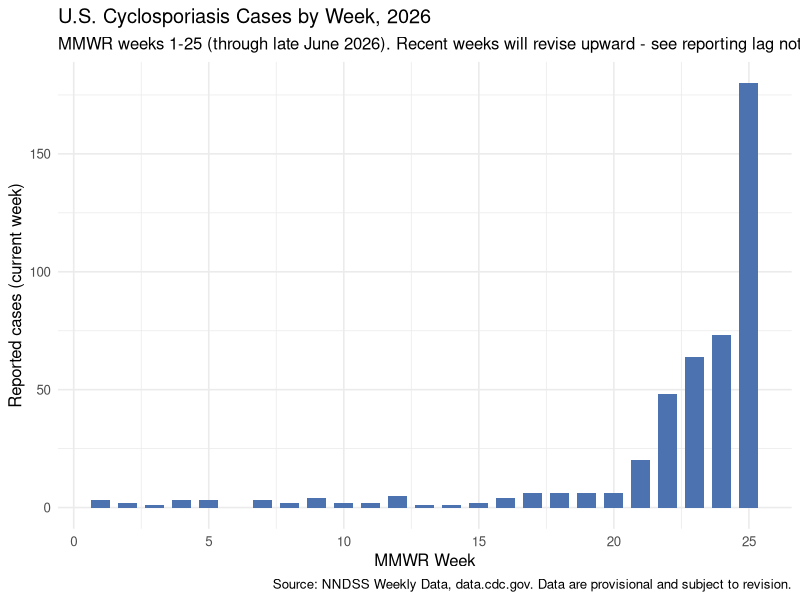
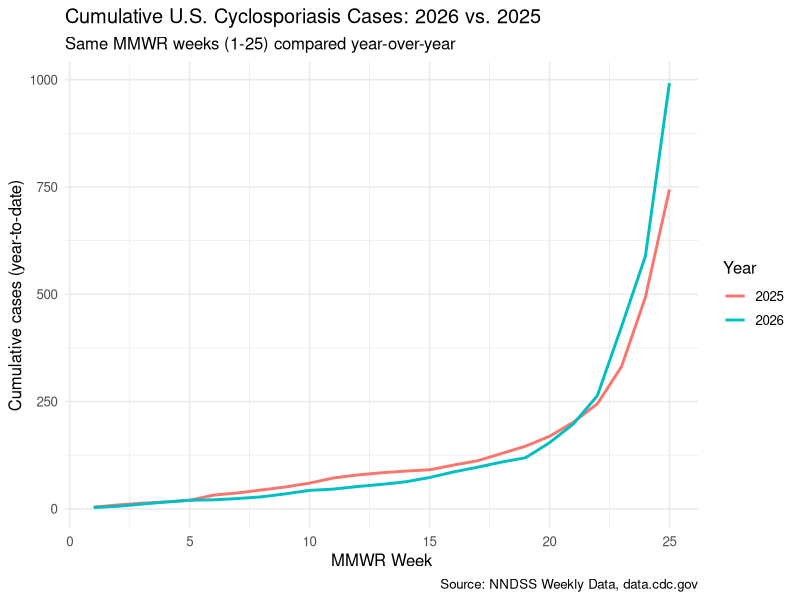
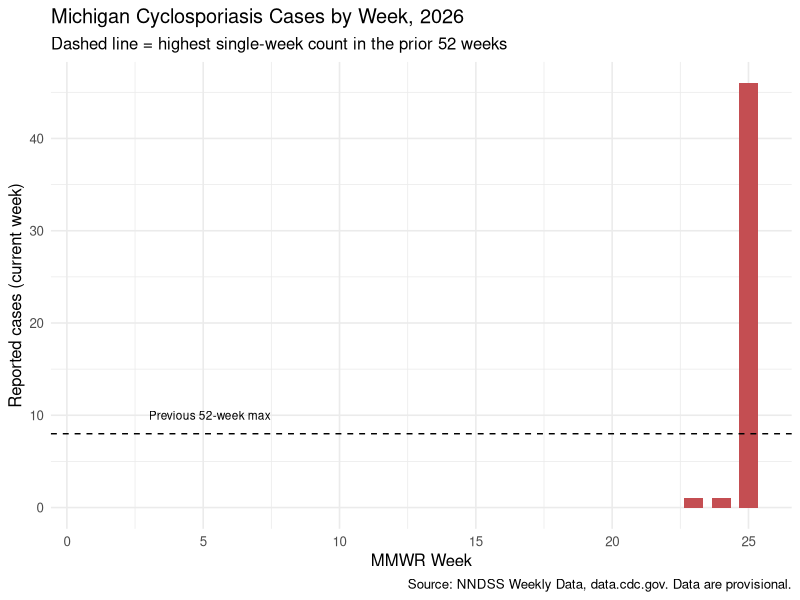
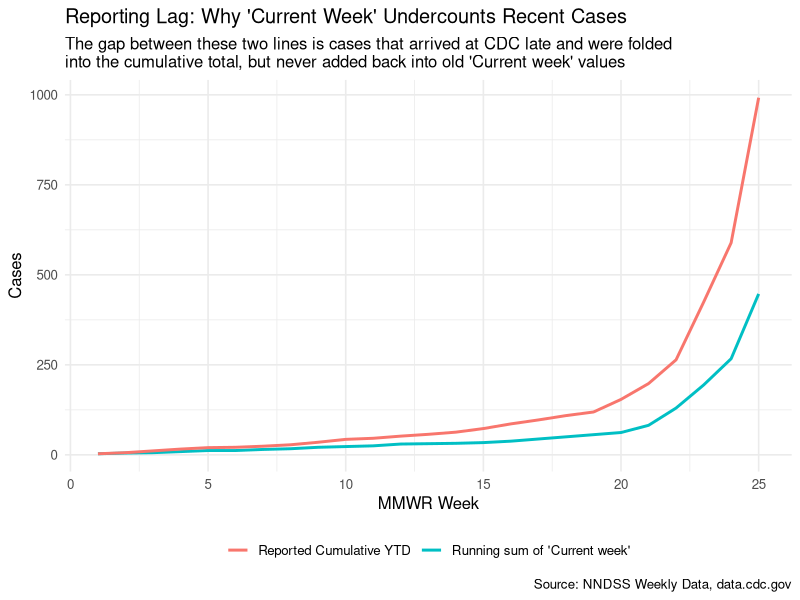
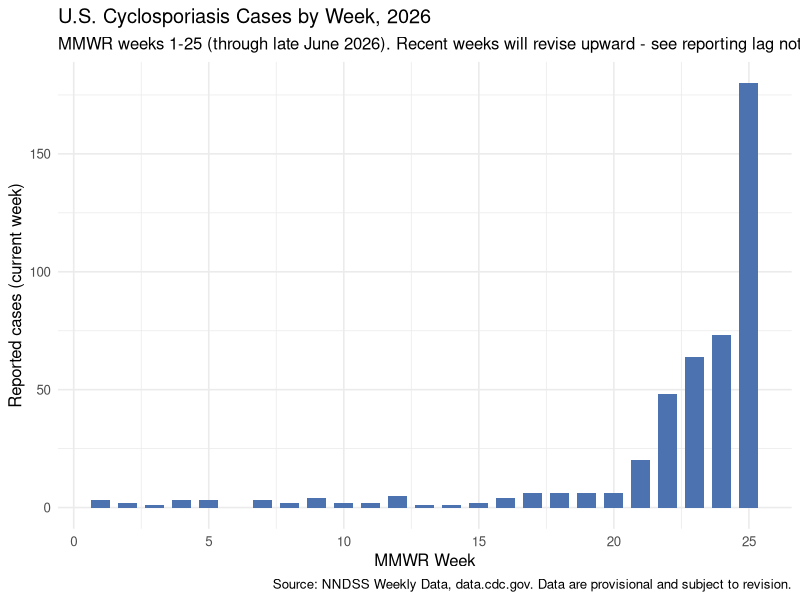
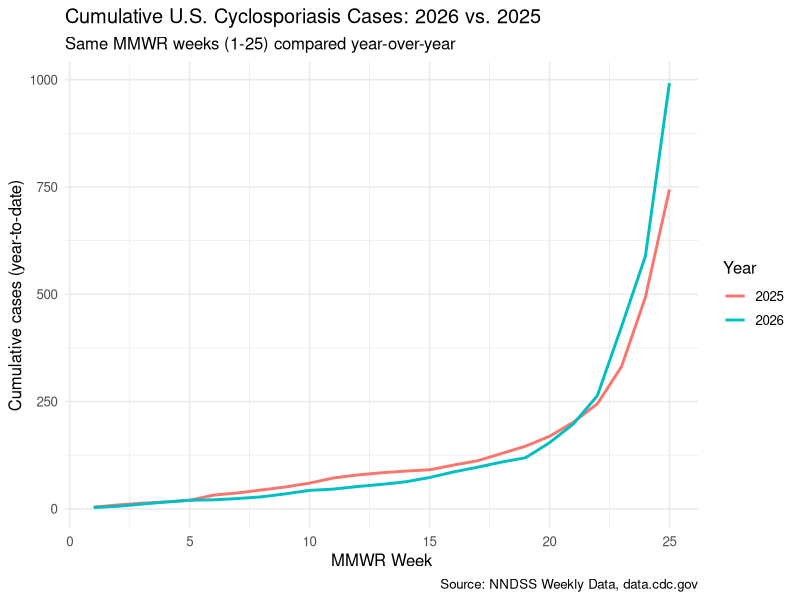
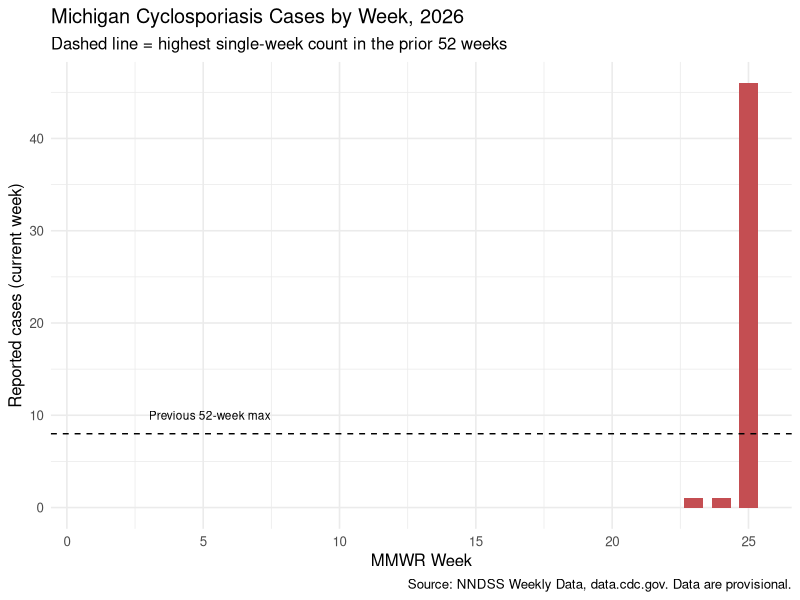
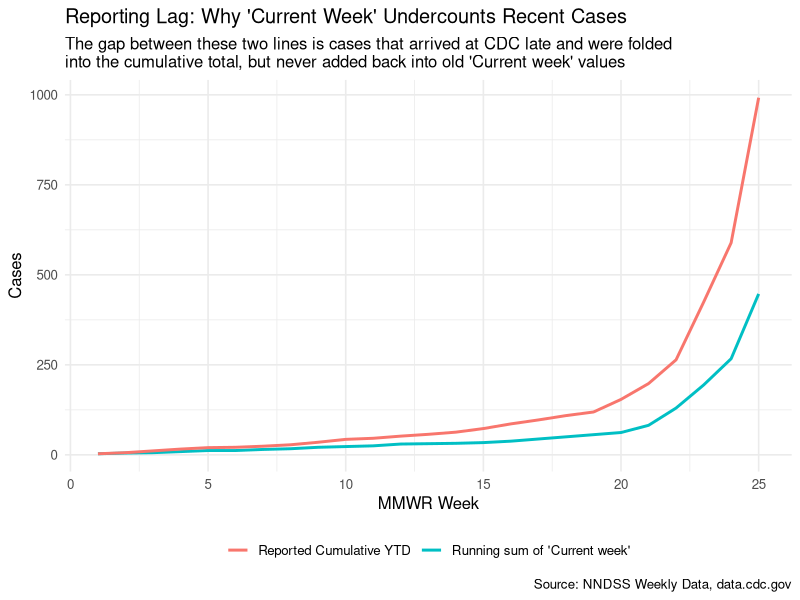

Write R code to recreate these figures, in order.
# =============================================================================
# 02_nndss_analysis.R
#
# Purpose: Analyze real NNDSS weekly surveillance data for Cyclosporiasis,
#          replacing the news-derived estimates used in script 01.
#          This script covers 2026 only - see 03_seasonal_baseline.R for the
#          multi-year (2022-2026) seasonal comparison.
#
# Data source: NNDSS Weekly Data, data.cdc.gov
#              https://data.cdc.gov/NNDSS/NNDSS-Weekly-Data/x9gk-5huc
# File covers: MMWR weeks 1-25, 2026 (through ~late June 2026), filtered from
#              the combined 2022-2026 export (see data/ folder)
# Downloaded/retrieved: 2026-07-03
#
# Run this from an R project opened at the repo root so relative paths work.
# =============================================================================

# ---- 0. Packages -----------------------------------------------------------
# install.packages(c("tidyverse")) # uncomment on first run in Posit Cloud
library(tidyverse)

# ---- 1. Import ---------------------------------------------------------------
# NOTE: as of 2026-07-04 this project consolidated to a single multi-year
# file (data/NNDSS_Weekly_Data_2022-2026_20260703.csv) that supersedes the
# old single-year file. We filter to 2026 here to preserve this script's
# original scope; see 03_seasonal_baseline.R for the full 2022-2026 analysis.

raw <- read_csv("data/NNDSS_Weekly_Data_2022-2026_20260703.csv", show_col_types = FALSE) %>%
  filter(`Current MMWR Year` == 2026)

glimpse(raw)

# Filter to just Cyclosporiasis (this file may contain other conditions
# depending on what you exported from data.cdc.gov - always check)
cyclo <- raw %>% filter(Label == "Cyclosporiasis")

nrow(cyclo)            # sanity check
n_distinct(cyclo$`MMWR WEEK`)     # should be 25 weeks in this snapshot
n_distinct(cyclo$`Reporting Area`) # states + regions + territories + totals

# ---- 2. Clean the flagged numeric columns ------------------------------------
# NNDSS convention, confirmed empirically against the full 2022-2026 dataset
# (not just this single year - see 03_seasonal_baseline.R for the check that
# caught this): a "-" flag does NOT reliably mean "value is zero." It shows
# up on blank cells (where it does mean zero) AND on populated cells with
# real values (where it's just a no-issue annotation and the value stands).
# The correct rule is: if a value is present, trust it; only fall back to
# the flag when the cell is blank.

clean_flagged_col <- function(value_col, flag_col) {
  numeric_val <- suppressWarnings(as.numeric(str_remove_all(as.character(value_col), ",")))
  case_when(
    !is.na(numeric_val)             ~ numeric_val,   # a real value was reported - always trust it
    flag_col == "-"                 ~ 0,              # blank + "-" flag = zero
    flag_col %in% c("N", "NC", "U") ~ NA_real_,        # not reportable / not calculated / unavailable
    TRUE ~ NA_real_
  )
}

cyclo <- cyclo %>%
  mutate(
    current_week_clean   = clean_flagged_col(`Current week`, `Current week, flag`),
    prev52_max_clean     = clean_flagged_col(`Previous 52 week Max`, `Previous 52 weeks Max, flag`),
    cum_ytd_current_clean = clean_flagged_col(`Cumulative YTD Current MMWR Year`, `Cumulative YTD Current MMWR Year, flag`),
    cum_ytd_prior_clean   = clean_flagged_col(`Cumulative YTD Previous MMWR Year`, `Cumulative YTD Previous MMWR Year, flag`)
  )

# Note: verified this fix does not change any number reported earlier in this
# project. The "-flag + populated value" pattern that caused the bug only
# shows up elsewhere in the 2022-2025 data, not in this file's 2026 rows -
# but the corrected function is used here regardless, since relying on that
# coincidence would be fragile if this script is ever re-run on fresh data.

# ---- 3. National epidemic curve, 2026 vs. its own recent baseline -----------
# "Total" = grand total including territories and non-U.S. residents
# "U.S. Residents" = national total for U.S. residents only
# We'll use "Total" for the headline national curve.

national <- cyclo %>%
  filter(`Reporting Area` == "Total") %>%
  arrange(`MMWR WEEK`)

national %>% select(`MMWR WEEK`, current_week_clean, cum_ytd_current_clean, cum_ytd_prior_clean)

# CAUTION: "current_week_clean" undercounts recent weeks due to reporting
# lag (see Section 7 below and README "Critical caveat" section). The bars
# for the last 1-2 weeks in this plot will look smaller than they eventually
# turn out to be once backfilled reports arrive. Treat this as "cases known
# as of this snapshot," not a final epidemic curve.
ggplot(national, aes(x = `MMWR WEEK`)) +
  geom_col(aes(y = current_week_clean), fill = "#4C72B0", width = 0.7) +
  labs(
    title = "U.S. Cyclosporiasis Cases by Week, 2026",
    subtitle = "MMWR weeks 1-25 (through late June 2026). Recent weeks will revise upward - see reporting lag note.",
    x = "MMWR Week", y = "Reported cases (current week)",
    caption = "Source: NNDSS Weekly Data, data.cdc.gov. Data are provisional and subject to revision."
  ) +
  theme_minimal(base_size = 12)

ggsave("output/national_weekly_curve_2026-07-03.png", width = 8, height = 5, dpi = 150)

# ---- 4. Year-over-year comparison: is 2026 actually unusual? ----------------
# NNDSS gives us cumulative YTD for both the current AND previous MMWR year
# for free - this is a much sturdier baseline than a single press-quoted
# "typical annual count."

yoy <- national %>%
  select(`MMWR WEEK`, cum_ytd_current_clean, cum_ytd_prior_clean) %>%
  pivot_longer(cols = starts_with("cum_ytd"), names_to = "year_type", values_to = "cumulative_cases") %>%
  mutate(year_type = if_else(year_type == "cum_ytd_current_clean", "2026", "2025"))

ggplot(yoy, aes(x = `MMWR WEEK`, y = cumulative_cases, color = year_type)) +
  geom_line(linewidth = 1) +
  labs(
    title = "Cumulative U.S. Cyclosporiasis Cases: 2026 vs. 2025",
    subtitle = "Same MMWR weeks (1-25) compared year-over-year",
    x = "MMWR Week", y = "Cumulative cases (year-to-date)",
    color = "Year",
    caption = "Source: NNDSS Weekly Data, data.cdc.gov"
  ) +
  theme_minimal(base_size = 12)

ggsave("output/yoy_comparison_2026-07-03.png", width = 8, height = 5, dpi = 150)

# ---- 5. Michigan: current week vs. its own historical max -------------------
# This is the real test of "is Michigan's spike actually unusual" - comparing
# the current week's count against that SAME jurisdiction's previous 52-week
# max, rather than an eyeballed "typically ~50/year" quote.

michigan <- cyclo %>%
  filter(`Reporting Area` == "Michigan") %>%
  arrange(`MMWR WEEK`)

michigan %>% select(`MMWR WEEK`, current_week_clean, prev52_max_clean, cum_ytd_current_clean)

ggplot(michigan, aes(x = `MMWR WEEK`)) +
  geom_col(aes(y = current_week_clean), fill = "#C44E52", width = 0.7) +
  geom_hline(aes(yintercept = max(prev52_max_clean, na.rm = TRUE)),
             linetype = "dashed", color = "black") +
  annotate("text", x = 3, y = max(michigan$prev52_max_clean, na.rm = TRUE) + 2,
           label = "Previous 52-week max", size = 3, hjust = 0) +
  labs(
    title = "Michigan Cyclosporiasis Cases by Week, 2026",
    subtitle = "Dashed line = highest single-week count in the prior 52 weeks",
    x = "MMWR Week", y = "Reported cases (current week)",
    caption = "Source: NNDSS Weekly Data, data.cdc.gov. Data are provisional."
  ) +
  theme_minimal(base_size = 12)

ggsave("output/michigan_weekly_curve_2026-07-03.png", width = 8, height = 5, dpi = 150)

# Quantify it directly
mi_week25 <- michigan %>% filter(`MMWR WEEK` == 25) %>% pull(current_week_clean)
mi_baseline <- max(michigan$prev52_max_clean, na.rm = TRUE)

cat(sprintf(
  "\nMichigan, week 25: %d cases reported, vs. a previous 52-week max of %d.\n",
  mi_week25, mi_baseline
))
cat(sprintf(
  "That's %.1fx the highest single-week count Michigan had seen in the prior year.\n",
  mi_week25 / mi_baseline
))

# ---- 6. Michigan: does reporting lag affect the spike too? ------------------
# Same check as the national Section 7 below, applied to Michigan
# specifically. Since Michigan's spike is the most recent and most acute
# part of this dataset, it's the part most likely to still be understated.

mi_lag_check <- michigan %>%
  arrange(`MMWR WEEK`) %>%
  mutate(
    running_sum_of_current_week = cumsum(replace_na(current_week_clean, 0)),
    reporting_gap = cum_ytd_current_clean - running_sum_of_current_week
  ) %>%
  select(`MMWR WEEK`, current_week_clean, running_sum_of_current_week,
         cum_ytd_current_clean, reporting_gap)

print(mi_lag_check, n = Inf)

mi_final_gap <- mi_lag_check %>% filter(`MMWR WEEK` == max(`MMWR WEEK`)) %>% pull(reporting_gap)
mi_week25_cum <- mi_lag_check %>% filter(`MMWR WEEK` == 25) %>% pull(cum_ytd_current_clean)

cat(sprintf(
  "\nMichigan's reporting-lag gap by week 25: %d cases (%.0f%% of Michigan's reported cumulative total of %d).\n",
  mi_final_gap, 100 * mi_final_gap / mi_week25_cum, mi_week25_cum
))
cat("Interpretation: Michigan's week-25 case count of 46 is likely an UNDERCOUNT.\n")
cat("As more reports arrive from health providers/labs, week 25's true count will probably rise,\n")
cat("the same way weeks 1-24 were each quietly revised upward in the cumulative column over time.\n")
cat("This means the true scale of Michigan's spike may not be fully visible until a few more weeks pass.\n")

# ---- 7. Reporting lag (national): why "Current week" undercounts recent weeks
# If you sum the Current week column across all weeks, you get a much
# smaller number than the reported Cumulative YTD for the final week. This
# is NOT a data error - it reflects real reporting lag (illness -> doctor
# visit -> lab test -> confirmation -> state health dept -> CDC), which
# takes time and isn't fully caught up for the most recent weeks in any
# provisional dataset. See README "Critical caveat" section for the full
# explanation and CDC's own documentation of this behavior.

lag_check <- national %>%
  arrange(`MMWR WEEK`) %>%
  mutate(
    running_sum_of_current_week = cumsum(current_week_clean),
    reporting_gap = cum_ytd_current_clean - running_sum_of_current_week
  ) %>%
  select(`MMWR WEEK`, current_week_clean, running_sum_of_current_week,
         cum_ytd_current_clean, reporting_gap)

print(lag_check, n = Inf)

ggplot(lag_check, aes(x = `MMWR WEEK`)) +
  geom_line(aes(y = running_sum_of_current_week, color = "Running sum of 'Current week'"), linewidth = 1) +
  geom_line(aes(y = cum_ytd_current_clean, color = "Reported Cumulative YTD"), linewidth = 1) +
  labs(
    title = "Reporting Lag: Why 'Current Week' Undercounts Recent Cases",
    subtitle = "The gap between these two lines is cases that arrived at CDC late and were folded\ninto the cumulative total, but never added back into old 'Current week' values",
    x = "MMWR Week", y = "Cases",
    color = NULL,
    caption = "Source: NNDSS Weekly Data, data.cdc.gov"
  ) +
  theme_minimal(base_size = 12) +
  theme(legend.position = "bottom")

ggsave("output/reporting_lag_gap_2026-07-03.png", width = 8, height = 5, dpi = 150)

final_gap <- lag_check %>% filter(`MMWR WEEK` == max(`MMWR WEEK`)) %>% pull(reporting_gap)
cat(sprintf(
  "\nBy week 25, the reporting-lag gap has grown to %d cases (%.0f%% of the reported cumulative total).\n",
  final_gap, 100 * final_gap / national$cum_ytd_current_clean[national$`MMWR WEEK` == 25]
))
cat("This means: use Cumulative YTD as the more trustworthy measure of true burden.\n")
cat("Treat the most recent 1-2 weeks of 'Current week' as provisional and likely to rise.\n")

# ---- Next steps (see README Section 5) --------------------------------------
# - Re-pull this dataset in a few weeks; NNDSS revises provisional counts
#   retroactively, so re-check earlier weeks too, not just append new ones
# - Consider per-state small-multiples now that we have real counts for all
#   reporting areas, not just the ones news coverage happened to mention
